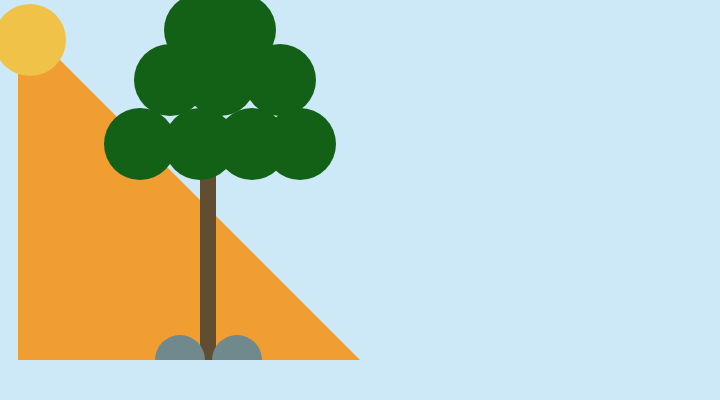
Frame 1 (no input)
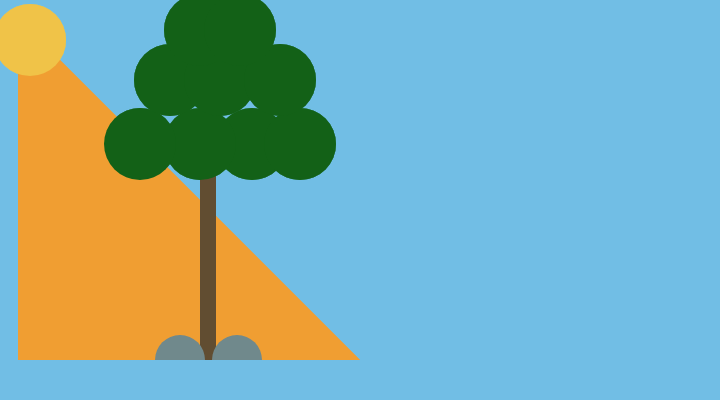
Frame 60 (no input)
Frame 120 (the mouse pressed at the canvas centre since frame 60): identical to frame 60, image omitted

The p5.js sketch that drew these frames (run headless with seeded random() and noise() and a simulated clock; from frame 60 on, the mouse is pressed at the canvas centre):

// p5.js sketch
// ── sketch.js
function setup() {
  // Sets the screen to be 720 pixels wide and 400 pixels high
  createCanvas(720, 400);

}

function draw() {

  background(115, 191, 230, 90);
  noStroke();

  fill(240, 158, 50);
  triangle(18, 18, 18, 360, 360, 360);

   fill(240, 195, 72);
  ellipse(30, 40, 72, 72);


  fill(97, 77, 49,);
  quad(200, 18, 216, 18, 216, 360, 200, 360);

  fill(19, 97, 23);
  ellipse(252, 144, 72, 72);

   fill(19, 97, 23);
  ellipse(300, 144, 72, 72);

   fill(19, 97, 23);
  ellipse(200, 144, 72, 72);

  fill(19, 97, 23);
  ellipse(140, 144, 72, 72);

   fill(19, 97, 23);
  ellipse(170, 80, 72, 72);

   fill(19, 97, 23);
  ellipse(220, 80, 72, 72);

     fill(19, 97, 23);
  ellipse(280, 80, 72, 72);

    fill(19, 97, 23);
  ellipse(200, 30, 72, 72);

   fill(19, 97, 23);
  ellipse(240, 30, 72, 72);



  fill(112, 137, 140);
  arc(237, 360, 50, 50, PI, TWO_PI);

   fill(112, 137, 140);
  arc(180, 360, 50, 50, PI, TWO_PI);

}
